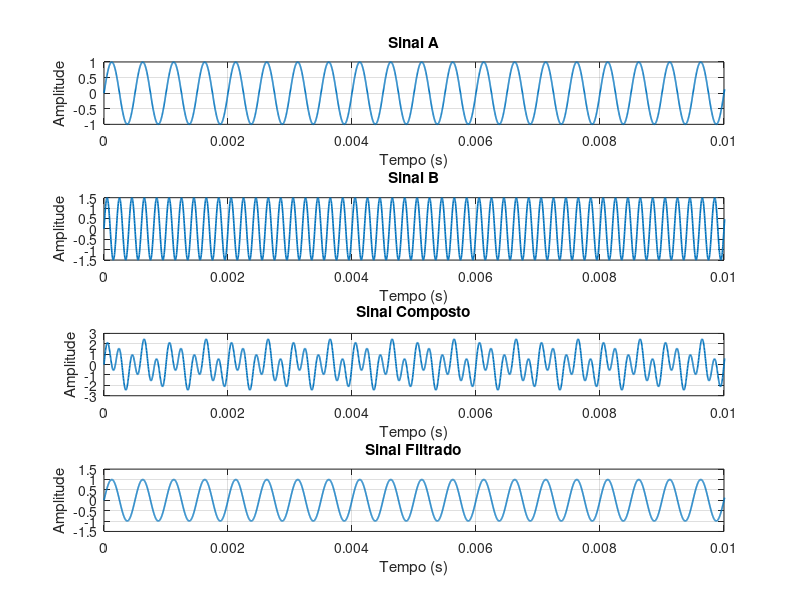
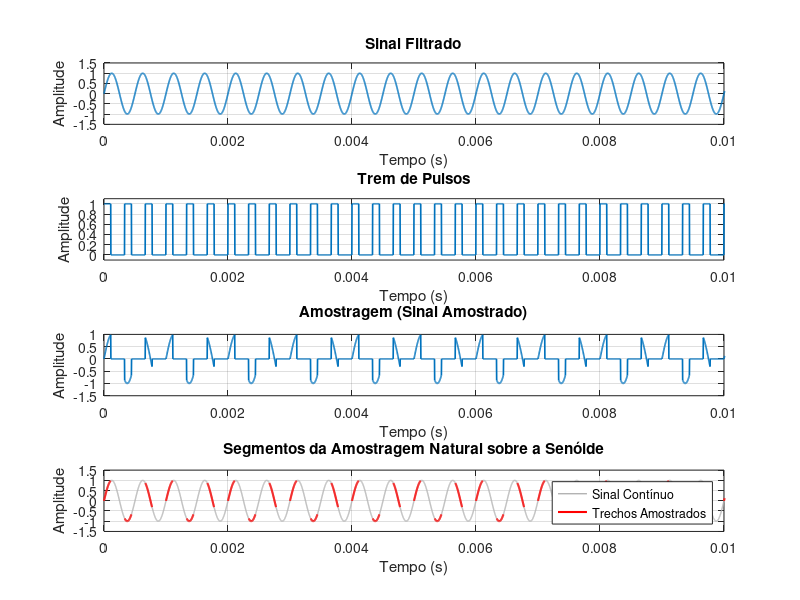
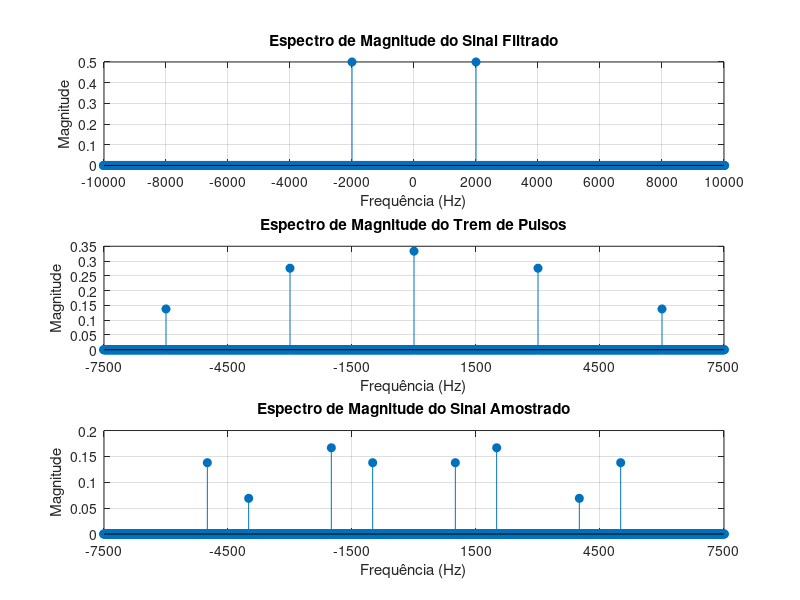
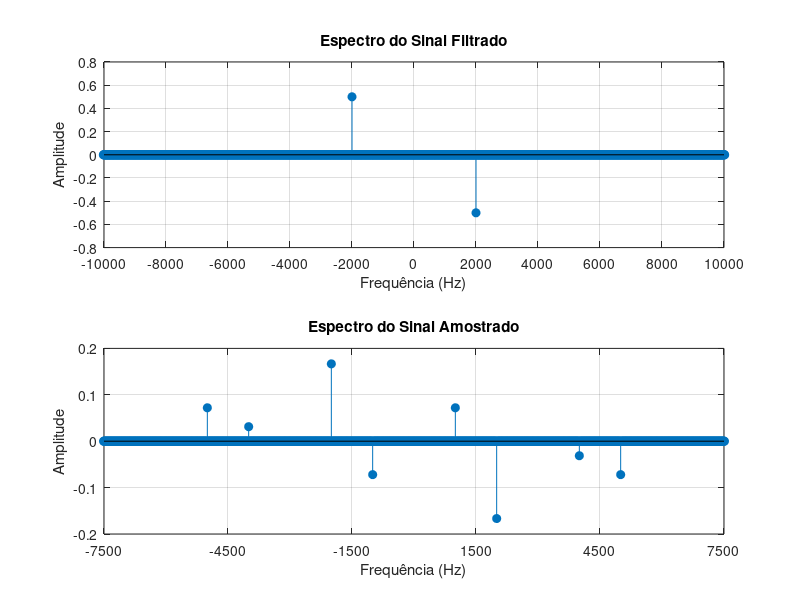

Here is the MATLAB script that generated these plots, in order:
clear;
clc;
close all;

pkg load signal;

f1 = 2e3;        % Frequencia do Sinal A (util)
f2 = 5e3;        % Frequencia do Sinal B (fora da banda permitida)
A1 = 1.0;        % Amplitude do Sinal A
A2 = 1.5;        % Amplitude do Sinal B

fs = 3e3;      % Frequencia de amostragem
Ts = 1/fs;       % Periodo de amostragem
fAnalog = 360e3; % Frequencia da grade computacional (emula tempo continuo)
Ta = 1/fAnalog;  % Passo da grade computacional
tempoTotal = 0.1;% Tempo total de simulação
t = 0:Ta:tempoTotal-Ta;% Grade computacional
nPAnalog = length(t);% Total de pontos da grade
fCorte = 3e3;    % Frequencia de corte do filtro passa baixas anti aliasing

duty = 1/3;      % Duty cycle do pulso
d = duty*Ts;     % Largura do pulso em segundos

sinalA = A1*sin(2*pi*f1*t);% Sinal a ser amostrado
sinalB = A2*sin(2*pi*f2*t);% Sinal fora da banda
sinalComposto = sinalA + sinalB;

% Emulando um filtro ideal anti-aliasing
filtroIdeal = zeros(1,nPAnalog);

for i = 1:nPAnalog
    fAtual = (i-1)*(fAnalog/nPAnalog);

    if fAtual <= fCorte || fAtual >= (fAnalog-fCorte)
        filtroIdeal(i) = 1;
    else
        filtroIdeal(i) = 0;
    end
end

sinalCompostoFFT = fft(sinalComposto);
sinalFiltradoFFT = sinalCompostoFFT .* filtroIdeal;
sinalFiltrado = real(ifft(sinalFiltradoFFT));

kPasso = round(fAnalog / fs);
kPulso = round(duty * kPasso);

% Trem de pulsos retangulares para amostragem natural
tremPulsos = zeros(1,nPAnalog);
tremPulsos(mod(0:nPAnalog-1, kPasso) < kPulso) = 1;
dutyReal = mean(tremPulsos); % c0 medido do trem de pulsos

sinalAmostrado = sinalFiltrado .* tremPulsos;% Amostragem natural: x(t) * p(t)

% Figura 1: Sinais no tempo (4 subplots)
figure;

subplot(4,1,1);
plot(t,sinalA,'LineWidth',1.2);
grid on;
xlabel('Tempo (s)');
ylabel('Amplitude');
title('Sinal A');
xlim([0 0.01]);

subplot(4,1,2);
plot(t,sinalB,'LineWidth',1.2);
grid on;
xlabel('Tempo (s)');
ylabel('Amplitude');
title('Sinal B');
xlim([0 0.01]);

subplot(4,1,3);
plot(t,sinalComposto,'LineWidth',1.2);
grid on;
xlabel('Tempo (s)');
ylabel('Amplitude');
title('Sinal Composto');
xlim([0 0.01]);

subplot(4,1,4);
plot(t,sinalFiltrado,'LineWidth',1.2);
grid on;
xlabel('Tempo (s)');
ylabel('Amplitude');
title('Sinal Filtrado');
xlim([0 0.01]);

% Figura 2: Processo de amostragem no tempo (4 subplots - com os segmentos na senóide)
figure;

subplot(4,1,1);
plot(t,sinalFiltrado,'LineWidth',1.2);
grid on;
xlabel('Tempo (s)');
ylabel('Amplitude');
title('Sinal Filtrado');
xlim([0 0.01]);

subplot(4,1,2);
plot(t,tremPulsos,'LineWidth',1.2);
grid on;
xlabel('Tempo (s)');
ylabel('Amplitude');
title('Trem de Pulsos');
xlim([0 0.01]);
ylim([-0.1 1.1]);

subplot(4,1,3);
plot(t,sinalAmostrado,'LineWidth',1.2);
grid on;
xlabel('Tempo (s)');
ylabel('Amplitude');
title('Amostragem (Sinal Amostrado)');
xlim([0 0.01]);

% Subplot 4: Segmentos da amostragem natural sobrepostos à senóide
sinalSegmentos = sinalFiltrado;
sinalSegmentos(tremPulsos == 0) = NaN; % Oculta os trechos fora do pulso

subplot(4,1,4);
plot(t, sinalFiltrado, 'Color', [0.7 0.7 0.7], 'LineWidth', 1); % Sinal de fundo (cinza)
hold on;
plot(t, sinalSegmentos, 'r', 'LineWidth', 1.5); % Trechos amostrados em cima (vermelho)
grid on;
xlabel('Tempo (s)');
ylabel('Amplitude');
title('Segmentos da Amostragem Natural sobre a Senóide');
xlim([0 0.01]);
legend('Sinal Contínuo', 'Trechos Amostrados', 'Location', 'northeast');
hold off;

f = (-nPAnalog/2:nPAnalog/2-1)*(fAnalog/nPAnalog);

sinalFiltradoFFT_plot = fftshift(fft(sinalFiltrado))/nPAnalog;
tremPulsosFFT_plot = fftshift(fft(tremPulsos))/nPAnalog;
sinalAmostradoFFT_plot = fftshift(fft(sinalAmostrado))/nPAnalog;

% Figura 3: Espectros de Magnitude (3 subplots)
figure;

subplot(3,1,1);
stem(f,abs(sinalFiltradoFFT_plot),'filled');
grid on;
xlabel('Frequência (Hz)');
ylabel('Magnitude');
title('Espectro de Magnitude do Sinal Filtrado');
xlim([-10000 10000]);
xticks(-10000:2000:10000);

subplot(3,1,2);
stem(f,abs(tremPulsosFFT_plot),'filled');
grid on;
xlabel('Frequência (Hz)');
ylabel('Magnitude');
title('Espectro de Magnitude do Trem de Pulsos');
xlim([-2.5*fs 2.5*fs]);
xticks(-2.5*fs : fs : 2.5*fs);

subplot(3,1,3);
stem(f,abs(sinalAmostradoFFT_plot),'filled');
grid on;
xlabel('Frequência (Hz)');
ylabel('Magnitude');
title('Espectro de Magnitude do Sinal Amostrado');
xlim([-2.5*fs 2.5*fs]);
xticks(-2.5*fs : fs : 2.5*fs);

% Figura 4: Espectros com foco na parte imaginária (2 subplots)
figure;

subplot(2,1,1);
stem(f,imag(sinalFiltradoFFT_plot),'filled');
grid on;
xlabel('Frequência (Hz)');
ylabel('Amplitude');
title('Espectro do Sinal Filtrado');
xlim([-10000 10000]);
xticks(-10000:2000:10000);

subplot(2,1,2);
stem(f,imag(sinalAmostradoFFT_plot),'filled');
grid on;
xlabel('Frequência (Hz)');
ylabel('Amplitude');
title('Espectro do Sinal Amostrado');
xlim([-2.5*fs 2.5*fs]);
xticks(-2.5*fs : fs : 2.5*fs);

% Reconstrução por filtro passa-baixas ideal
fCorteReconstrucao = fs/2;
filtroReconstrucao = zeros(1,nPAnalog);

for i = 1:nPAnalog
    fAtual = (i-1)*(fAnalog/nPAnalog);
    if fAtual <= fCorteReconstrucao || fAtual >= (fAnalog-fCorteReconstrucao)
        filtroReconstrucao(i) = 1;
    else
        filtroReconstrucao(i) = 0;
    end
end

% Compensação da atenuação do pulso dividindo pelo duty cycle real (c0)
sinalReconstruidoFFT = fft(sinalAmostrado) .* filtroReconstrucao / dutyReal;
sinalReconstruido = real(ifft(sinalReconstruidoFFT));

filtroReconstrucaoPlot = fftshift(filtroReconstrucao);
sinalReconstruidoFFT_plot = fftshift(sinalReconstruidoFFT)/nPAnalog;

% Figura 5: Etapa de Reconstrução (4 subplots sequenciais)
figure;

subplot(4,1,1);
stem(f,imag(sinalAmostradoFFT_plot),'filled');
grid on;
xlabel('Frequência (Hz)');
ylabel('Amplitude');
title('Espectro do Sinal Amostrado');
xlim([-2.5*fs 2.5*fs]);
xticks(-2.5*fs : fs : 2.5*fs);

subplot(4,1,2);
plot(f,filtroReconstrucaoPlot,'LineWidth',2,'Color','r');
grid on;
xlabel('Frequência (Hz)');
ylabel('Ganho');
title('Filtro Ideal de Reconstrução');
xlim([-2.5*fs 2.5*fs]);
xticks(-2.5*fs : fs : 2.5*fs);
ylim([-0.2 1.2]);

subplot(4,1,3);
stem(f,imag(sinalReconstruidoFFT_plot),'filled');
grid on;
xlabel('Frequência (Hz)');
ylabel('Amplitude');
title('Espectro do Sinal Reconstruído');
xlim([-2.5*fs 2.5*fs]);
xticks(-2.5*fs : fs : 2.5*fs);

subplot(4,1,4);
plot(t, sinalFiltrado, 'LineWidth', 2, 'DisplayName', 'Sinal Filtrado');
hold on;
plot(t, sinalReconstruido, '--', 'LineWidth', 2, 'DisplayName', 'Sinal Reconstruído');
grid on;
xlabel('Tempo (s)');
ylabel('Amplitude');
title('Comparação: Sinal Filtrado vs Sinal Reconstruído');
xlim([0 0.01]);
legend('Location', 'northeast');
hold off;
